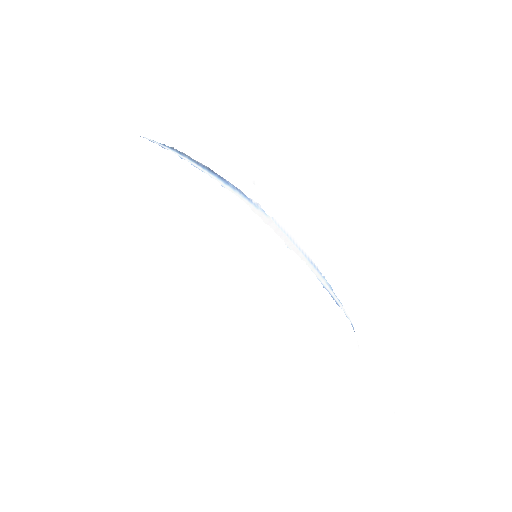
#> input picture scripts/_slash_frame1.png, 512 x 512 px
$ python fix_white_fringe.py _slash_frame1.png
#> lines starting #> are read from the running program, lines starting #| are printed output that depends on the picture; after the words box and inside, x2 and y2 are one past the last pixel; in counts of white or black regions, pixels touching at a corner belong together
"""
Remove bordas brancas (white fringe) e artefatos semitransparentes de PNGs com fundo transparente.

Estratégia:
1. Detecta pixels semitransparentes na borda da imagem
2. Flood-fill para marcar todos os pixels semitransparentes conectados à borda
3. Remove esses pixels (zera alpha) — elimina sombras/fringes de remoção de background
3b. Remove halo ESCURO residual (sangramento de fundo preto): pixels
    semitransparentes + escuros + na borda. NUNCA toca pixels opacos, preservando
    o contorno preto legítimo do sprite.
4. Aplica interpolação de RGB para pixels semi-transparentes restantes

Uso:
  python scripts/fix_white_fringe.py caminho/para/asset.png
  python scripts/fix_white_fringe.py caminho/para/pasta/
"""

import sys
import os
import shutil
import numpy as np
from PIL import Image
from collections import deque


def flood_fill_fringe(alpha: np.ndarray) -> np.ndarray:
    """
    Identifica e marca pixels semitransparentes conectados à borda da imagem.
    Retorna máscara booleana onde True = pixel deve ter alpha zerado.

    Estratégia:
    1. Marca todos os pixels semitransparentes na borda (primeira/última linha/coluna)
    2. Flood-fill para propagar para vizinhos semitransparentes conectados
    3. Retorna máscara de "pixels a remover"
    """
    h, w = alpha.shape
    to_remove = np.zeros((h, w), dtype=bool)

    # Step 1: Marcar pixels semitransparentes na borda
    semi_transparent = (alpha > 0) & (alpha < 255)

    border_candidates = np.zeros((h, w), dtype=bool)
    # Primeira e última linha
    border_candidates[0, :] = semi_transparent[0, :]
    border_candidates[-1, :] = semi_transparent[-1, :]
    # Primeira e última coluna
    border_candidates[:, 0] = semi_transparent[:, 0]
    border_candidates[:, -1] = semi_transparent[:, -1]

    # Step 2: Flood-fill a partir dos pixels da borda
    queue = deque()
    for i in range(h):
        for j in range(w):
            if border_candidates[i, j]:
                queue.append((i, j))
                to_remove[i, j] = True

    visited = np.copy(to_remove)

    while queue:
        y, x = queue.popleft()

        # Verifica vizinhos (4-connectivity)
        for dy, dx in [(-1, 0), (1, 0), (0, -1), (0, 1)]:
            ny, nx = y + dy, x + dx

            # Dentro dos limites
            if 0 <= ny < h and 0 <= nx < w:
                # Se é semitransparente e não foi visitado, marca para remoção
                if semi_transparent[ny, nx] and not visited[ny, nx]:
                    to_remove[ny, nx] = True
                    visited[ny, nx] = True
                    queue.append((ny, nx))

    return to_remove


def dilate(mask: np.ndarray, iterations: int) -> np.ndarray:
    """Dilatacao binaria 4-connectivity em numpy puro."""
    out = mask.copy()
    for _ in range(iterations):
        p = np.pad(out, 1, mode='constant', constant_values=False)
        out = (p[1:-1, 1:-1] | p[:-2, 1:-1] | p[2:, 1:-1]
               | p[1:-1, :-2] | p[1:-1, 2:])
    return out


def dark_halo_mask(rgb: np.ndarray, alpha: np.ndarray,
                   edge_width: int = 3, alpha_max: int = 200,
                   lum_max: float = 60.0) -> np.ndarray:
    """
    Identifica o halo ESCURO residual de remocao de fundo preto:
    pixels semitransparentes (alpha < alpha_max), escuros (luminancia < lum_max)
    e localizados no anel de borda do sprite.

    Crucial: nunca toca pixels OPACOS (alpha >= alpha_max) — isso preserva o
    contorno preto legitimo do sprite. Tambem restringe a borda para preservar
    detalhes translucidos escuros do interior.
    """
    lum = rgb[..., 0] * 0.299 + rgb[..., 1] * 0.587 + rgb[..., 2] * 0.114
    present = alpha > 8
    transparent = ~present
    near_edge = present & dilate(transparent, edge_width)
    return near_edge & (alpha > 0) & (alpha < alpha_max) & (lum < lum_max)


def fix_fringe(path: str, iterations: int = 2, remove_border_artifacts: bool = True,
               remove_dark_halo: bool = True) -> None:
    img = Image.open(path).convert("RGBA")
    data = np.array(img, dtype=np.float32)

    r, g, b, a = data[..., 0].copy(), data[..., 1].copy(), data[..., 2].copy(), data[..., 3].copy()

    # Step 3: Remove artefatos semitransparentes da borda
    if remove_border_artifacts:
        to_remove = flood_fill_fringe(a.astype(np.uint8))
        a = np.where(to_remove, 0, a)

    # Step 3b: Remove halo ESCURO residual (sangramento de fundo preto)
    # Apenas pixels semitransparentes + escuros + na borda. Nunca opacos.
    if remove_dark_halo:
        rgb_u8 = np.stack([r, g, b], axis=-1).astype(np.uint8)
        halo = dark_halo_mask(rgb_u8, a.astype(np.uint8))
        a = np.where(halo, 0, a)

    # Step 4: Aplicar interpolação de RGB para pixels semi-transparentes restantes
    for _ in range(iterations):
        opaque = (a == 255).astype(np.float32)

        padded_r = np.pad(r, 1, mode='edge')
        padded_g = np.pad(g, 1, mode='edge')
        padded_b = np.pad(b, 1, mode='edge')
        padded_op = np.pad(opaque, 1, mode='constant', constant_values=0)

        neighbor_r = np.zeros_like(r)
        neighbor_g = np.zeros_like(g)
        neighbor_b = np.zeros_like(b)
        neighbor_w = np.zeros_like(r)

        for dy in range(3):
            for dx in range(3):
                if dy == 1 and dx == 1:
                    continue
                w = padded_op[dy:dy + r.shape[0], dx:dx + r.shape[1]]
                neighbor_r += padded_r[dy:dy + r.shape[0], dx:dx + r.shape[1]] * w
                neighbor_g += padded_g[dy:dy + r.shape[0], dx:dx + r.shape[1]] * w
                neighbor_b += padded_b[dy:dy + r.shape[0], dx:dx + r.shape[1]] * w
                neighbor_w += w

        has_opaque_neighbor = neighbor_w > 0
        safe_w = np.where(has_opaque_neighbor, neighbor_w, 1)

        # Só toca pixels semi-transparentes que têm pelo menos 1 vizinho opaco
        semi = (a > 0) & (a < 255) & has_opaque_neighbor
        r = np.where(semi, neighbor_r / safe_w, r)
        g = np.where(semi, neighbor_g / safe_w, g)
        b = np.where(semi, neighbor_b / safe_w, b)

        # Zera RGB de pixels 100% invisíveis (remove cor residual indetectável)
        invisible = (a == 0)
        r = np.where(invisible, 0, r)
        g = np.where(invisible, 0, g)
        b = np.where(invisible, 0, b)

    result = np.stack([r, g, b, a], axis=-1).clip(0, 255).astype(np.uint8)
    out = Image.fromarray(result, "RGBA")

    backup = path + ".bak"
    shutil.copy2(path, backup)
    out.save(path)
    os.remove(backup)
    print(f"  OK: {path}")


def process(target: str) -> None:
    if os.path.isdir(target):
        paths = [
            os.path.join(root, f)
            for root, _, files in os.walk(target)
            for f in files if f.lower().endswith(".png")
        ]
        print(f"Processando {len(paths)} PNG(s) em {target}")
    else:
        paths = [target]

    for p in paths:
        try:
            fix_fringe(p)
#> in fix_fringe, img is the input picture: PIL image 512x512 RGBA; mean R, G, B, A 1.5, 1.6, 1.7, 1.4
#> in fix_fringe, `r, g, b, a = data[..., 0].copy(), data[..., 1].copy(), data[..., 2].co..`:
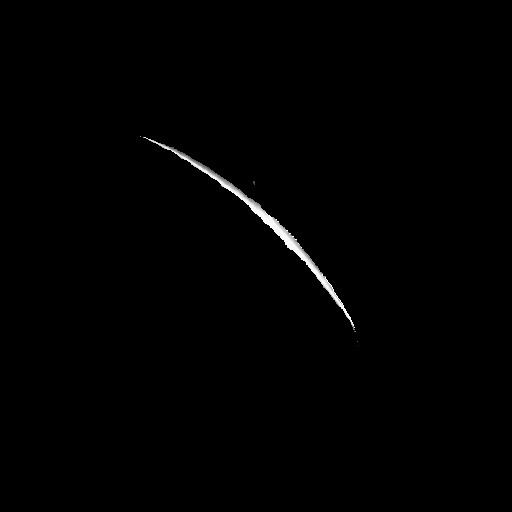
#> r: shape (512, 512) float32; min 0, max 255, mean 1.5
#> in flood_fill_fringe, `semi_transparent = (alpha > 0) & (alpha < 255)`:
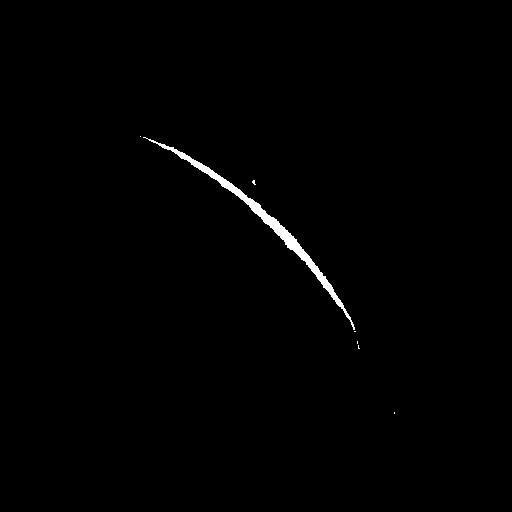
#> semi_transparent: shape (512, 512) bool; 0.71% white; 7 white regions (6 under 20 px), largest, box (x1, y1, x2, y2) and area: (143, 137, 355, 330) 1831
#> in flood_fill_fringe, `border_candidates[0, :] = semi_transparent[0, :]`: border_candidates: shape (512, 512) bool; every value is 0
#> in dark_halo_mask, `present = alpha > 8`:
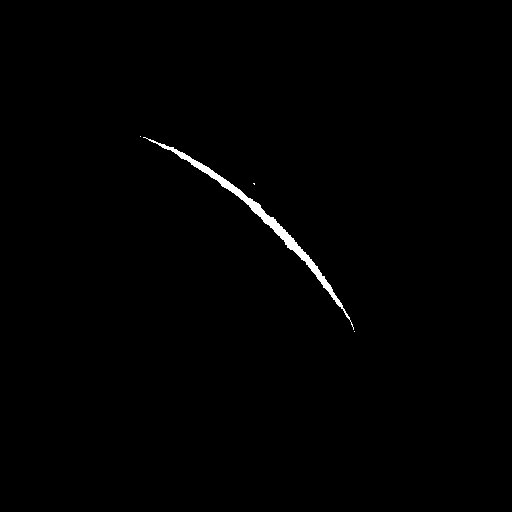
#> present: shape (512, 512) bool; 0.65% white; 4 white regions (3 under 20 px), largest, box (x1, y1, x2, y2) and area: (143, 137, 354, 330) 1705
#> the loop in dilate, `for _ in range(iterations):` made 3 passes
#> pass 1, in dilate, `p = np.pad(out, 1, mode='constant', constant_values=False)`:
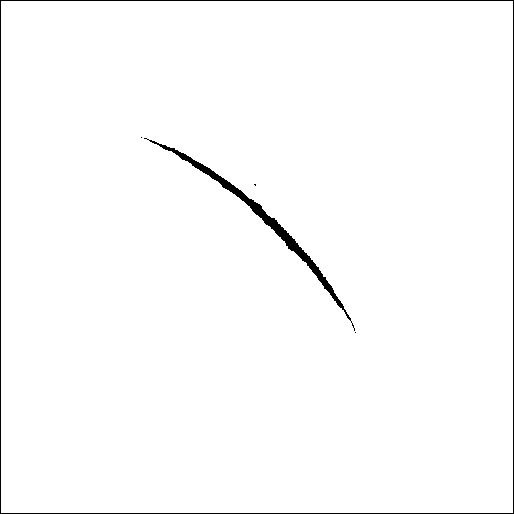
#> p: shape (514, 514) bool; 98.6% white; 5 black regions (3 under 20 px), largest, box (x1, y1, x2, y2) and area: (0, 0, 514, 514) 2052, (144, 138, 355, 331) 1705
#> pass 1, in dilate, `out = (p[1:-1, 1:-1] | p[:-2, 1:-1] | p[2:, 1:-1] | p[1:-1, :-2] | p[1..`:
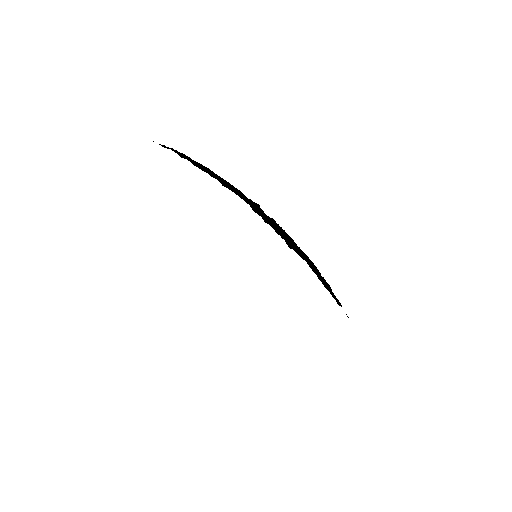
#> out: shape (512, 512) bool; 99.5% white; 4 black regions (3 under 20 px), largest, box (x1, y1, x2, y2) and area: (159, 144, 342, 307) 1202
#> after the loop in dilate, `for _ in range(iterations):`:
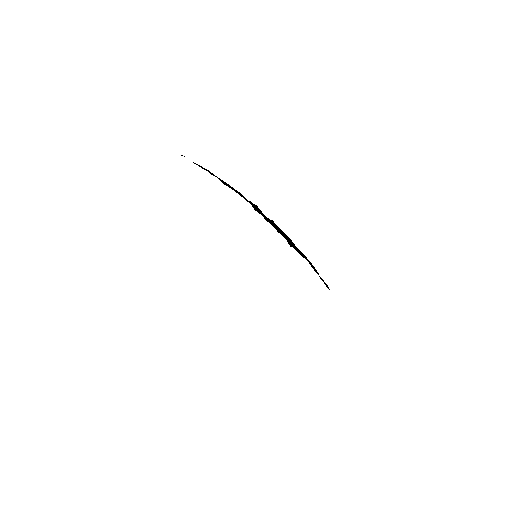
#> out: shape (512, 512) bool; 99.8% white; black in thin lines or dots, all inside (x1, y1, x2, y2) = (181, 155, 330, 290)
#> in dark_halo_mask, `near_edge = present & dilate(transparent, edge_width)`:
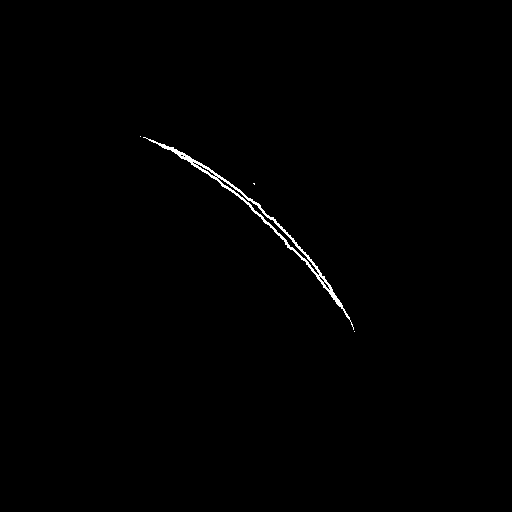
#> near_edge: shape (512, 512) bool; 0.49% white in thin lines or dots, all inside (x1, y1, x2, y2) = (140, 136, 355, 332)
        except Exception as e:
            print(f"  ERRO {p}: {e}")


if __name__ == "__main__":
    if len(sys.argv) < 2:
        print("Uso: python fix_white_fringe.py <arquivo.png ou pasta/>")
        sys.exit(1)
    process(sys.argv[1])
